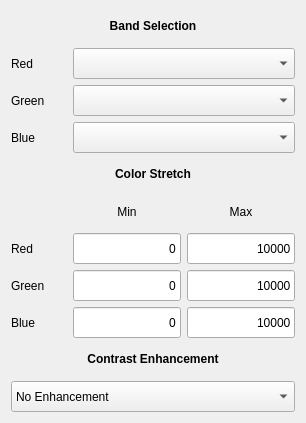
<?xml version="1.0" encoding="UTF-8"?>
<ui version="4.0">
 <class>Raster_Symbology</class>
 <widget class="QWidget" name="Raster_Symbology">
  <property name="geometry">
   <rect>
    <x>0</x>
    <y>0</y>
    <width>306</width>
    <height>423</height>
   </rect>
  </property>
  <property name="windowTitle">
   <string>Form</string>
  </property>
  <layout class="QGridLayout" name="gridLayout">
   <item row="5" column="0" colspan="3">
    <widget class="QLabel" name="lab_colorstretch">
     <property name="text">
      <string>&lt;html&gt;&lt;head/&gt;&lt;body&gt;&lt;p&gt;&lt;span style=&quot; font-weight:600;&quot;&gt;Color Stretch&lt;/span&gt;&lt;/p&gt;&lt;/body&gt;&lt;/html&gt;</string>
     </property>
     <property name="textFormat">
      <enum>Qt::AutoText</enum>
     </property>
     <property name="alignment">
      <set>Qt::AlignCenter</set>
     </property>
    </widget>
   </item>
   <item row="1" column="0" colspan="3">
    <widget class="QLabel" name="lab_bandselect">
     <property name="text">
      <string>&lt;html&gt;&lt;head/&gt;&lt;body&gt;&lt;p&gt;&lt;span style=&quot; font-weight:600;&quot;&gt;Band Selection&lt;/span&gt;&lt;/p&gt;&lt;/body&gt;&lt;/html&gt;</string>
     </property>
     <property name="alignment">
      <set>Qt::AlignCenter</set>
     </property>
    </widget>
   </item>
   <item row="3" column="0">
    <widget class="QLabel" name="lab_green">
     <property name="text">
      <string>Green</string>
     </property>
    </widget>
   </item>
   <item row="2" column="1" colspan="2">
    <widget class="QComboBox" name="combox_red">
     <property name="sizePolicy">
      <sizepolicy hsizetype="Preferred" vsizetype="Preferred">
       <horstretch>0</horstretch>
       <verstretch>0</verstretch>
      </sizepolicy>
     </property>
    </widget>
   </item>
   <item row="4" column="0">
    <widget class="QLabel" name="lab_blue">
     <property name="text">
      <string>Blue</string>
     </property>
    </widget>
   </item>
   <item row="6" column="2">
    <widget class="QLabel" name="lab_symbol_max">
     <property name="text">
      <string>Max</string>
     </property>
     <property name="alignment">
      <set>Qt::AlignCenter</set>
     </property>
    </widget>
   </item>
   <item row="3" column="1" colspan="2">
    <widget class="QComboBox" name="combox_green">
     <property name="sizePolicy">
      <sizepolicy hsizetype="Preferred" vsizetype="Preferred">
       <horstretch>0</horstretch>
       <verstretch>0</verstretch>
      </sizepolicy>
     </property>
    </widget>
   </item>
   <item row="7" column="0">
    <widget class="QLabel" name="label_7">
     <property name="text">
      <string>Red</string>
     </property>
    </widget>
   </item>
   <item row="6" column="1">
    <widget class="QLabel" name="lab_symbol_min">
     <property name="text">
      <string>Min</string>
     </property>
     <property name="alignment">
      <set>Qt::AlignCenter</set>
     </property>
    </widget>
   </item>
   <item row="10" column="0" colspan="3">
    <widget class="QLabel" name="lab_cenhance">
     <property name="text">
      <string>&lt;html&gt;&lt;head/&gt;&lt;body&gt;&lt;p&gt;&lt;span style=&quot; font-weight:600;&quot;&gt;Contrast Enhancement&lt;/span&gt;&lt;/p&gt;&lt;/body&gt;&lt;/html&gt;</string>
     </property>
     <property name="alignment">
      <set>Qt::AlignCenter</set>
     </property>
    </widget>
   </item>
   <item row="7" column="1">
    <widget class="QLineEdit" name="edit_redmin">
     <property name="sizePolicy">
      <sizepolicy hsizetype="Preferred" vsizetype="Preferred">
       <horstretch>0</horstretch>
       <verstretch>0</verstretch>
      </sizepolicy>
     </property>
     <property name="text">
      <string>0</string>
     </property>
     <property name="alignment">
      <set>Qt::AlignRight|Qt::AlignTrailing|Qt::AlignVCenter</set>
     </property>
    </widget>
   </item>
   <item row="11" column="0" colspan="3">
    <widget class="QComboBox" name="combox_cenhance">
     <property name="sizePolicy">
      <sizepolicy hsizetype="Preferred" vsizetype="Preferred">
       <horstretch>0</horstretch>
       <verstretch>0</verstretch>
      </sizepolicy>
     </property>
     <item>
      <property name="text">
       <string>No Enhancement</string>
      </property>
     </item>
     <item>
      <property name="text">
       <string>Stretch to min/max</string>
      </property>
     </item>
     <item>
      <property name="text">
       <string>Stretch and clip to min/max</string>
      </property>
     </item>
     <item>
      <property name="text">
       <string>Clip to min/max</string>
      </property>
     </item>
    </widget>
   </item>
   <item row="4" column="1" colspan="2">
    <widget class="QComboBox" name="combox_blue">
     <property name="sizePolicy">
      <sizepolicy hsizetype="Preferred" vsizetype="Preferred">
       <horstretch>0</horstretch>
       <verstretch>0</verstretch>
      </sizepolicy>
     </property>
    </widget>
   </item>
   <item row="7" column="2">
    <widget class="QLineEdit" name="edit_redmax">
     <property name="sizePolicy">
      <sizepolicy hsizetype="Preferred" vsizetype="Preferred">
       <horstretch>0</horstretch>
       <verstretch>0</verstretch>
      </sizepolicy>
     </property>
     <property name="text">
      <string>10000</string>
     </property>
     <property name="alignment">
      <set>Qt::AlignRight|Qt::AlignTrailing|Qt::AlignVCenter</set>
     </property>
    </widget>
   </item>
   <item row="8" column="0">
    <widget class="QLabel" name="label_8">
     <property name="text">
      <string>Green</string>
     </property>
    </widget>
   </item>
   <item row="2" column="0">
    <widget class="QLabel" name="lab_red">
     <property name="text">
      <string>Red</string>
     </property>
    </widget>
   </item>
   <item row="9" column="0">
    <widget class="QLabel" name="label_9">
     <property name="text">
      <string>Blue</string>
     </property>
    </widget>
   </item>
   <item row="8" column="1">
    <widget class="QLineEdit" name="edit_greenmin">
     <property name="sizePolicy">
      <sizepolicy hsizetype="Preferred" vsizetype="Preferred">
       <horstretch>0</horstretch>
       <verstretch>0</verstretch>
      </sizepolicy>
     </property>
     <property name="text">
      <string>0</string>
     </property>
     <property name="alignment">
      <set>Qt::AlignRight|Qt::AlignTrailing|Qt::AlignVCenter</set>
     </property>
    </widget>
   </item>
   <item row="8" column="2">
    <widget class="QLineEdit" name="edit_greenmax">
     <property name="sizePolicy">
      <sizepolicy hsizetype="Preferred" vsizetype="Preferred">
       <horstretch>0</horstretch>
       <verstretch>0</verstretch>
      </sizepolicy>
     </property>
     <property name="text">
      <string>10000</string>
     </property>
     <property name="alignment">
      <set>Qt::AlignRight|Qt::AlignTrailing|Qt::AlignVCenter</set>
     </property>
    </widget>
   </item>
   <item row="9" column="1">
    <widget class="QLineEdit" name="edit_bluemin">
     <property name="sizePolicy">
      <sizepolicy hsizetype="Preferred" vsizetype="Preferred">
       <horstretch>0</horstretch>
       <verstretch>0</verstretch>
      </sizepolicy>
     </property>
     <property name="text">
      <string>0</string>
     </property>
     <property name="alignment">
      <set>Qt::AlignRight|Qt::AlignTrailing|Qt::AlignVCenter</set>
     </property>
    </widget>
   </item>
   <item row="9" column="2">
    <widget class="QLineEdit" name="edit_bluemax">
     <property name="sizePolicy">
      <sizepolicy hsizetype="Preferred" vsizetype="Preferred">
       <horstretch>0</horstretch>
       <verstretch>0</verstretch>
      </sizepolicy>
     </property>
     <property name="text">
      <string>10000</string>
     </property>
     <property name="alignment">
      <set>Qt::AlignRight|Qt::AlignTrailing|Qt::AlignVCenter</set>
     </property>
    </widget>
   </item>
  </layout>
 </widget>
 <tabstops>
  <tabstop>combox_red</tabstop>
  <tabstop>combox_green</tabstop>
  <tabstop>combox_blue</tabstop>
  <tabstop>edit_redmin</tabstop>
  <tabstop>edit_redmax</tabstop>
  <tabstop>edit_greenmin</tabstop>
  <tabstop>edit_greenmax</tabstop>
  <tabstop>edit_bluemin</tabstop>
  <tabstop>edit_bluemax</tabstop>
  <tabstop>combox_cenhance</tabstop>
 </tabstops>
 <resources/>
 <connections/>
</ui>
